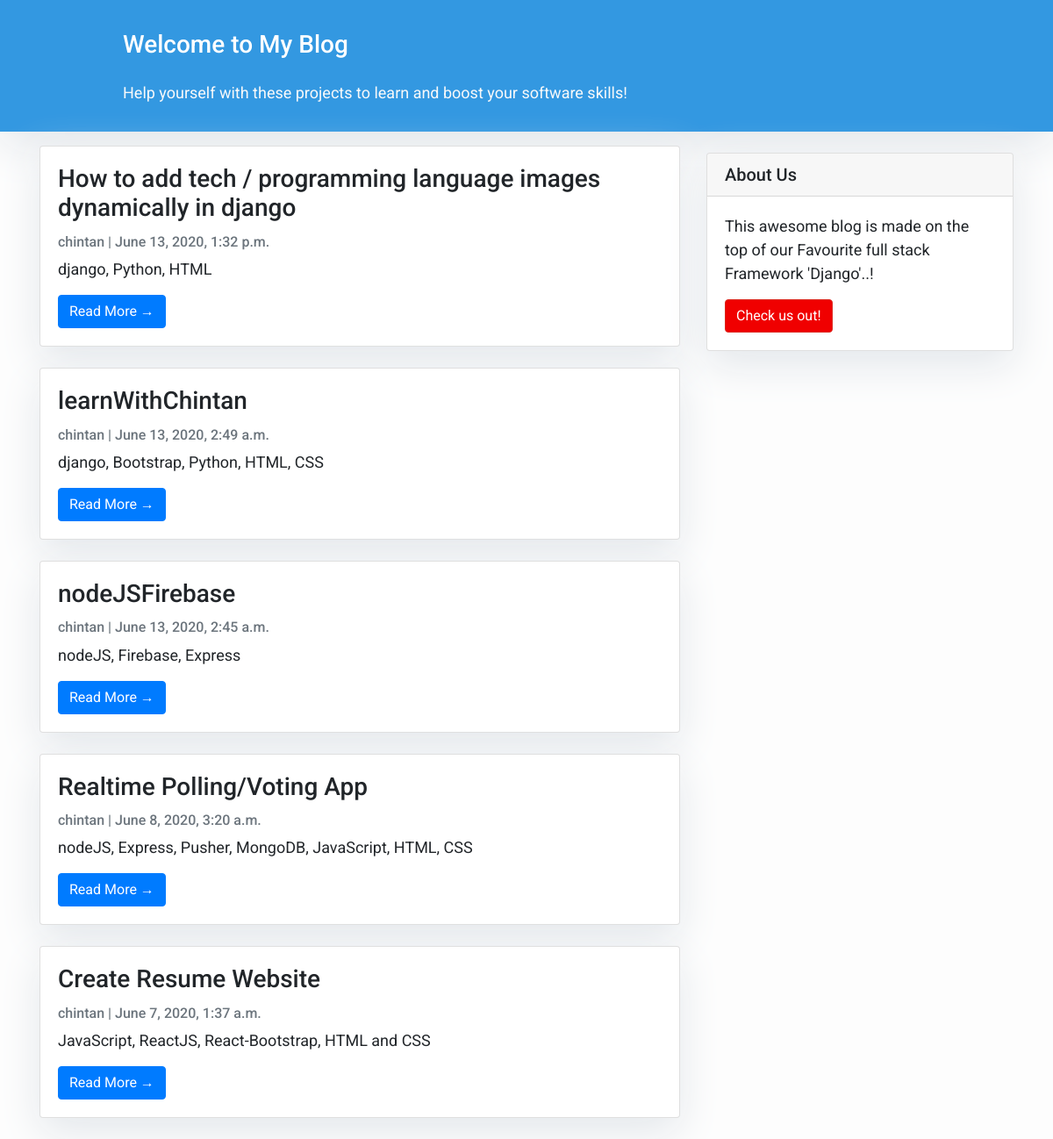
Before: / with the older database file.
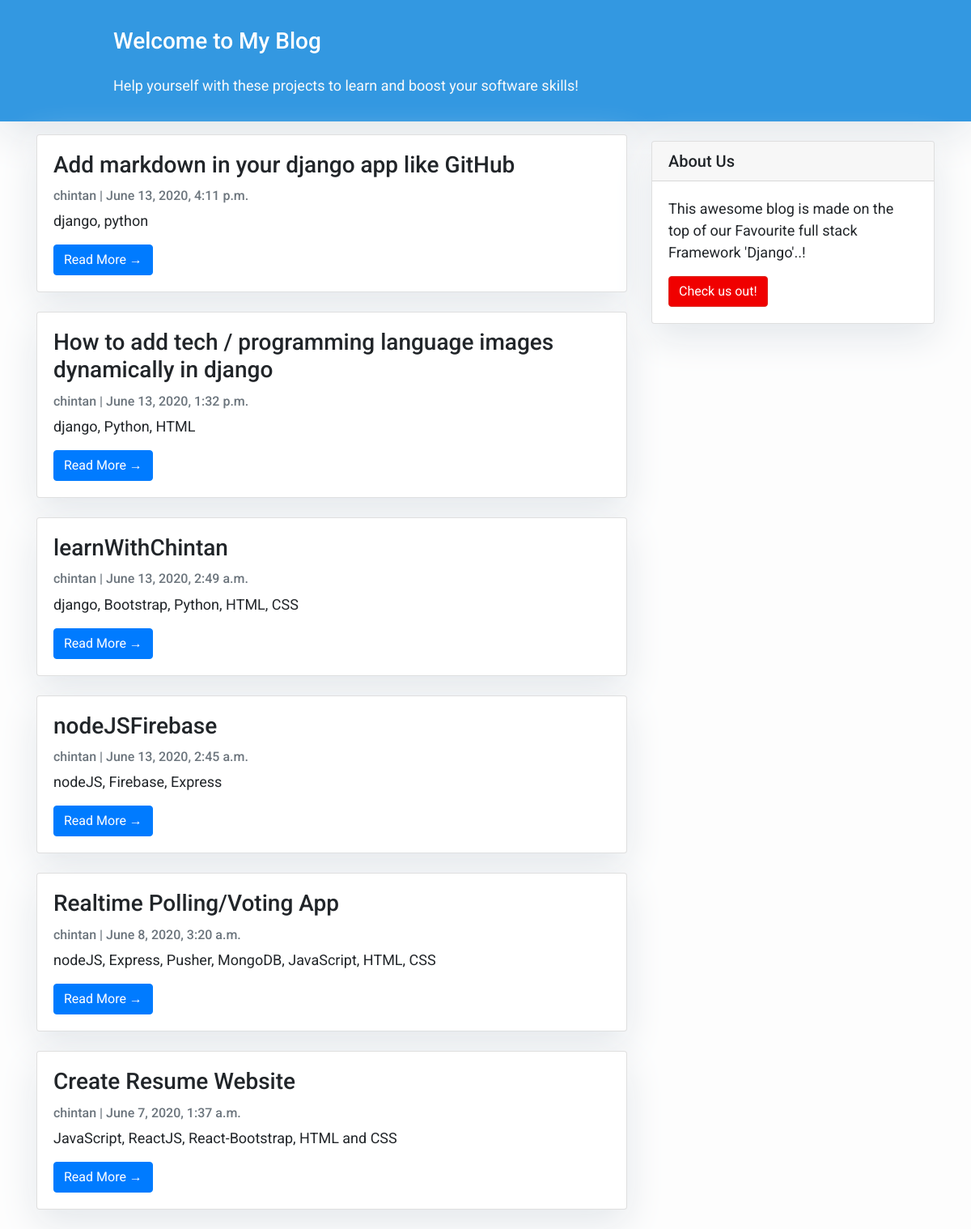
After: the same page with the newer database file.
### blog/models.py (models this page shows, shortened)
class Post(models.Model):
    title = models.CharField(max_length=200, unique=True)
    slug = models.SlugField(max_length=200, unique=True)
    author = models.ForeignKey(User, on_delete=models.CASCADE, related_name='blog_posts')
    tech_stack = models.CharField(max_length=200, default='')
    github_url = models.URLField(max_length=200, default='n/a', blank=True)
    updated_on = models.DateTimeField(auto_now=True)
    content = models.TextField()
    created_on = models.DateTimeField(auto_now_add=True)
    status = models.IntegerField(choices=STATUS, default=0)
    screen_shot = models.ImageField(upload_to="tech_image", blank=True)
    images = ListCharField(
        base_field=CharField(max_length=100),
        size=6,
        blank=True,
        max_length=(6 * 1000)  # 6 * 10 character nominals, plus commas
    )
    class Meta:
        ordering = ['-created_on']  #sort results based on when they were created

### blog/views.py (the view)
# urls.py: path('', views.PostList.as_view(), name='home'),
class PostList(generic.ListView):
    queryset = Post.objects.filter(status=1).order_by('-created_on')
    template_name = 'index.html'

### templates/index.html (shortened to what this page needs)
{% extends "base.html" %}
{% block content %}
<header class="masthead">
    <div class="container">
        <div class="row">
            <div class=" col-md-8 col-md-10 mx-auto">
                <div class="site-heading">
                    <h3 class=" site-heading my-4 mt-3 text-white"> Welcome to My Blog </h3>
                    <p class="text-light">Help yourself with these projects to learn and boost your software skills! &nbsp</p>
                </div>
            </div>
        </div>
    </div>
</header>
<div class="container">
    <div class="row">
        <div class="col-md-8 mt-3 left">
            {% for post in post_list %}
            <div class="card mb-4">
                <div class="card-body">
                    <h3 class="card-title">{{ post.title }}</h3>
                    <p class="card-text text-muted h6">{{ post.author }} | {{ post.created_on}} </p>
                    <p class="card-text">{{post.tech_stack}}</p>
                    <a href="{% url 'post_detail' post.slug  %}" class="btn btn-primary">Read More &rarr;</a>
                </div>
            </div>
            {% endfor %}
        </div>
        {% block sidebar %} {% include 'sidebar.html' %} {% endblock sidebar %}
    </div>
</div>
{%endblock%}

Changed rows visible on the page:
added Post: title "Add markdown in your django app like GitHub", author "chintan", created_on "June 13, 2020, 4:11 p.m.", tech_stack "django, python"
